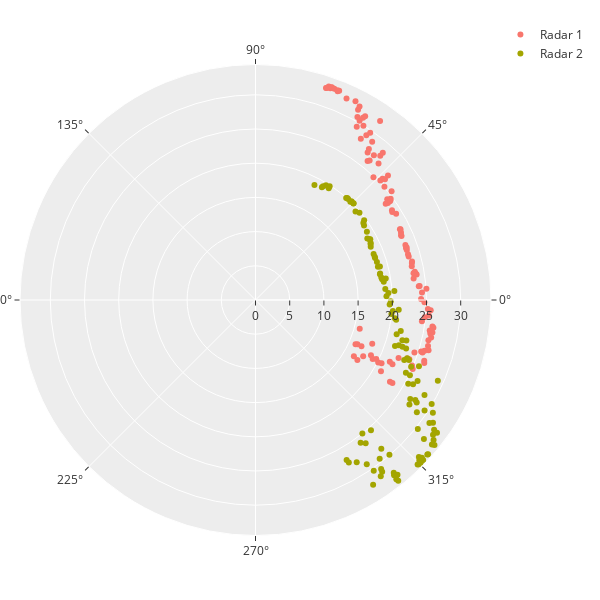

This figure's notebook cell:
### Markdown cell above
#### Plotting the Bearing

### Code cell
fig = go.Figure()

fig.add_trace(
    go.Scatterpolar(
        r = [b[3] for b in bearing],
        theta = [b[0] for b in bearing],
        mode = 'markers',
        name="Radar 1"
    )
)

fig.add_trace(
    go.Scatterpolar(
        r = [b[4] for b in bearing],
        theta = [b[1] for b in bearing],
        mode = 'markers',
        name="Radar 2"
    )
)

fig.update_layout(
    margin=dict(l=20, r=20, b=20, t=20),
    height=600, width=600,
    yaxis=dict(scaleanchor="x", scaleratio=1),
    xaxis_zeroline=True,
    yaxis_zeroline=True,
    xaxis_zerolinecolor='#969696',
    yaxis_zerolinecolor='#969696',
    xaxis_range=[-25, 25],
    yaxis_range=[-25, 25],
)

fig.show()
